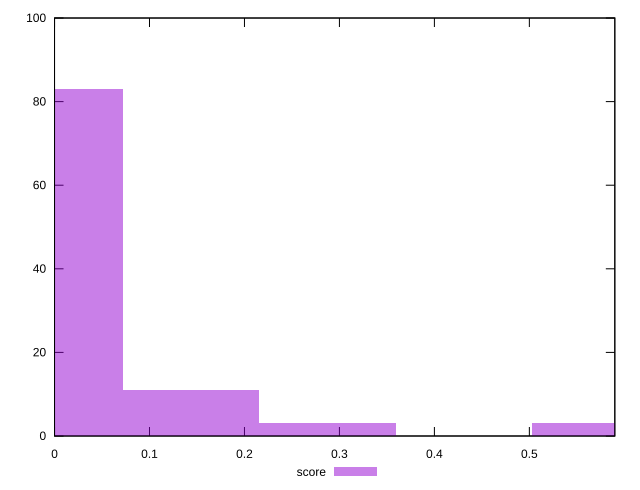

Write gnuplot code to recreate this figure.
reset

$score <<EOF
0 83
0.1436986421673942 11
0.2873972843347884 3
0.5747945686695768 3
EOF

set key outside below
set boxwidth 0.1436986421673942
set xrange [0:0.59]
set yrange [0:100]
set trange [0:100]
set style fill transparent solid 0.5 noborder
set terminal svg size 640, 490 enhanced background rgb 'white'
set output "report_00014_2021-02-09T15:56:05.503Z/estimated-input-latency/samples/pages+cached/score/histogram.svg"

plot $score title "score" with boxes

reset
